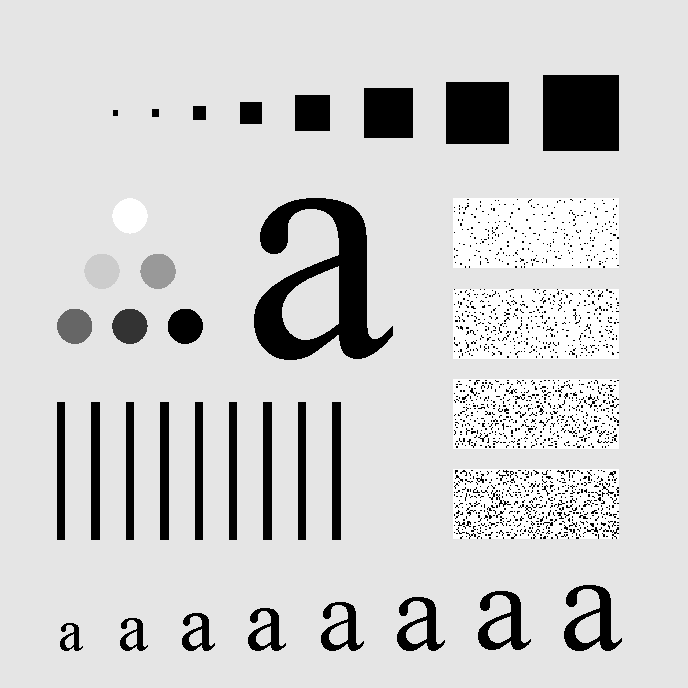
%> input picture Lab3/Q3_2.tif, 688 x 688 px
$ octave main2_11510170.m   (GNU Octave 9; MATLAB toolbox functions it lacks are replaced by stand-ins)
%> lines starting %> are read from the running program, lines starting %| are printed output that depends on the picture
### Lab3/syf/Gaussian_11510170.m
%%% Gaussian LPF & HPF
%%% 孙逸飞 11510170
function OutputImage = Gaussian_11510170(type,InputImage,D_0)
%% Calculate F
[M,N] = size(InputImage);
P = 2*M; Q = 2*N;
f_p = zeros(P,Q);
f_p(1:M,1:N) = InputImage; % Padded Image
Minus1Mat = repmat([1,-1;-1,1],P/2,Q/2);
F = fft2(f_p.*Minus1Mat);
%% Calculate D
D = sqrt((repmat([1:Q],P,1) - Q/2*ones(P,Q)).^2 + ...
    (repmat([1:P]',1,Q) - P/2*ones(P,Q)).^2);
%% Calculate H
if type == 'LPF'
    H = exp(-D.^2/(2*D_0^2));
else % type == 'HPF'
    H = 1 - exp(-D.^2/(2*D_0^2));
end
%% Calculate G
G = H.*F;
g_p = real(ifft2(G)).*Minus1Mat;
OutputImage = g_p(1:M,1:N);

### Lab3/syf/main2_11510170.m
%%% Gaussian LPF & HPF
%%% 孙逸飞 11510170
clear all;clc;
InputImage = double(imread('Q3_2.tif'));
%> InputImage: size 688x688 double; min 0, max 255, mean 207.3; mean of the top-left, top-right, bottom-left and bottom-right quarters 210, 200.6, 202.6, 216.1
D_0 = [30,60,160];
OutputImage_LPF1 = Gaussian_11510170('LPF',InputImage,D_0(1));
%> in Gaussian_11510170, `f_p(1:M,1:N) = InputImage;`:
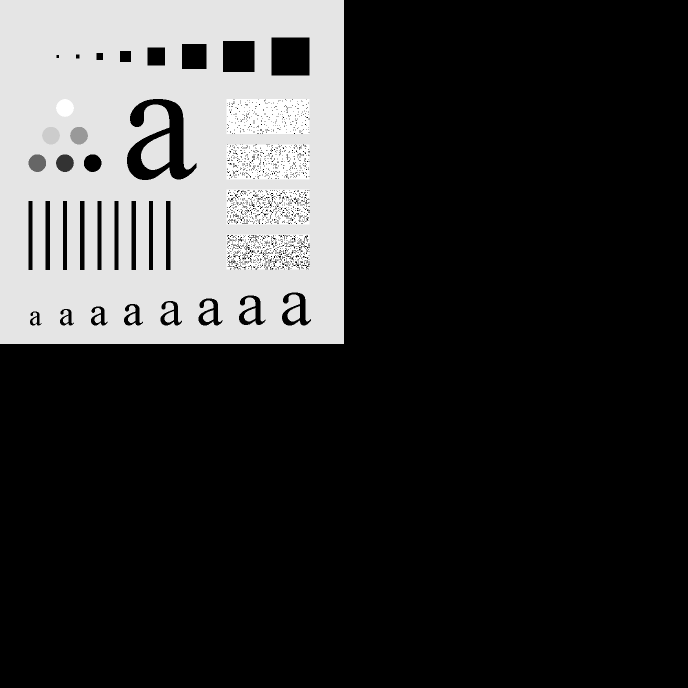
%> f_p: size 1376x1376 double (shown at 1/2 size); min 0, max 255, mean 51.8
OutputImage_LPF2 = Gaussian_11510170('LPF',InputImage,D_0(2));
OutputImage_LPF3 = Gaussian_11510170('LPF',InputImage,D_0(3));
OutputImage_HPF1 = Gaussian_11510170('HPF',InputImage,D_0(1));
%> call 4 of Gaussian_11510170, with type = 'HPF', D_0 = 30
%> in Gaussian_11510170 (call 4), `g_p = real(ifft2(G)).*Minus1Mat;`:
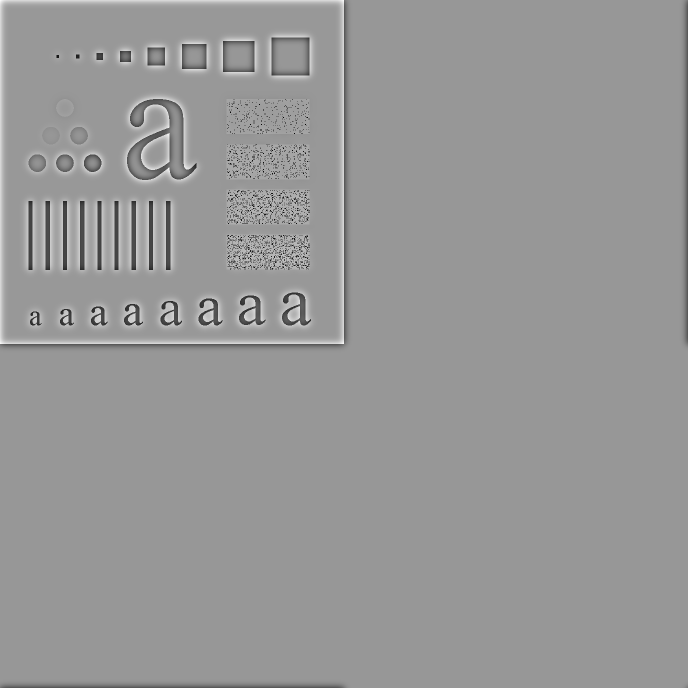
%> g_p: size 1376x1376 double (shown at 1/2 size); min -247.1, max 167.5, mean 0.1; drawn with min black and max white
OutputImage_HPF2 = Gaussian_11510170('HPF',InputImage,D_0(2));
%> call 5 of Gaussian_11510170, with type = 'HPF', D_0 = 60
%> in Gaussian_11510170 (call 5), `OutputImage = g_p(1:M,1:N);`:
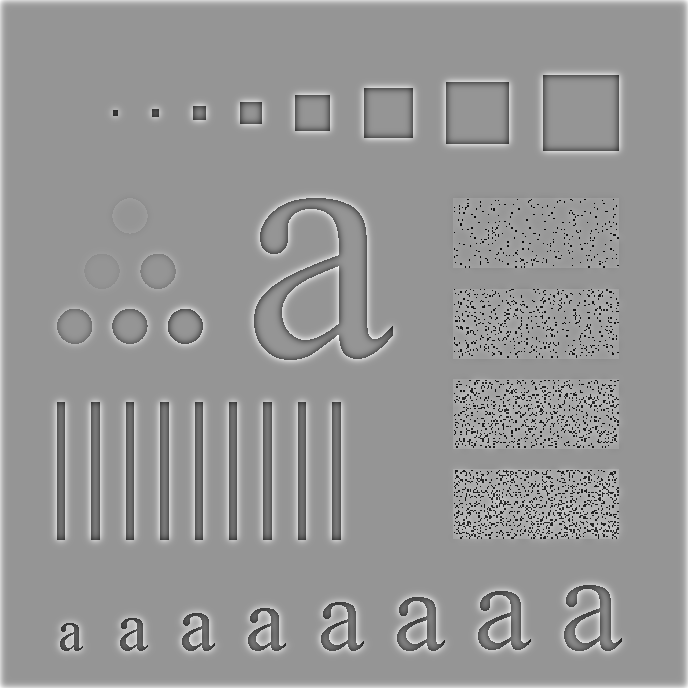
%> OutputImage: size 688x688 double; min -250.5, max 176.5, mean 2; drawn with min black and max white
OutputImage_HPF3 = Gaussian_11510170('HPF',InputImage,D_0(3));
%> call 6 of Gaussian_11510170, with type = 'HPF', D_0 = 160
%> in Gaussian_11510170 (call 6), `g_p = real(ifft2(G)).*Minus1Mat;`:
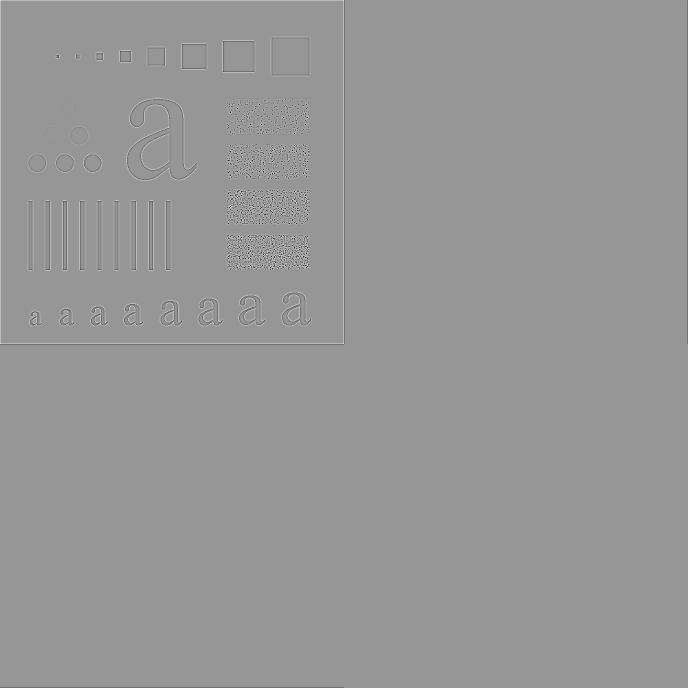
%> g_p: size 1376x1376 double (shown at 1/2 size); min -233.3, max 162.5, mean 0; drawn with min black and max white
%> in Gaussian_11510170 (call 6), `OutputImage = g_p(1:M,1:N);`:
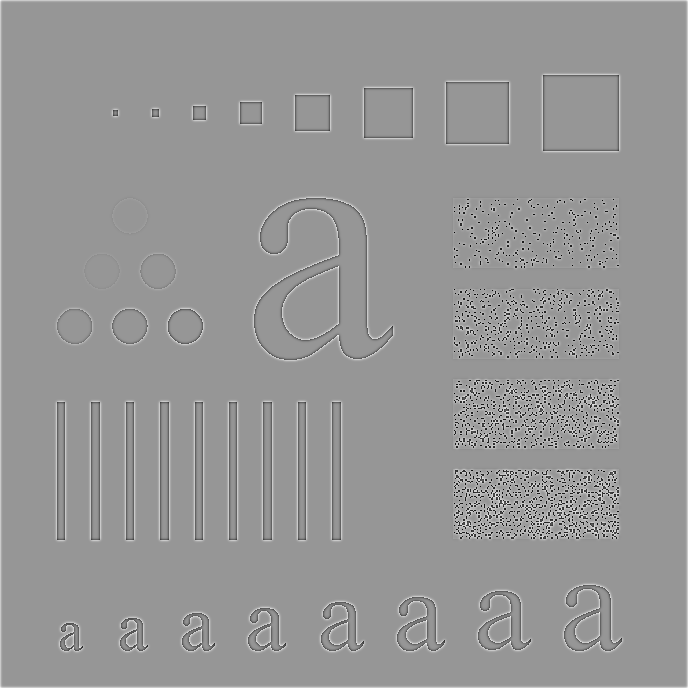
%> OutputImage: size 688x688 double; min -233.3, max 162.5, mean 0.7; drawn with min black and max white
%% Plot
figure(1)
subplot 241
imshow(uint8(InputImage))
title('Original Image')
subplot 242
imshow(uint8(abs(OutputImage_LPF1)))
title(['After LPF(D_0=',int2str(D_0(1)),')'])
subplot 243
imshow(uint8(abs(OutputImage_LPF2)))
title(['After LPF(D_0=',int2str(D_0(2)),')'])
subplot 244
imshow(uint8(abs(OutputImage_LPF3)))
title(['After LPF(D_0=',int2str(D_0(3)),')'])
subplot 246
imshow(uint8(abs(OutputImage_HPF1)))
title(['After HPF(D_0=',int2str(D_0(1)),')'])
subplot 247
imshow(uint8(abs(OutputImage_HPF2)))
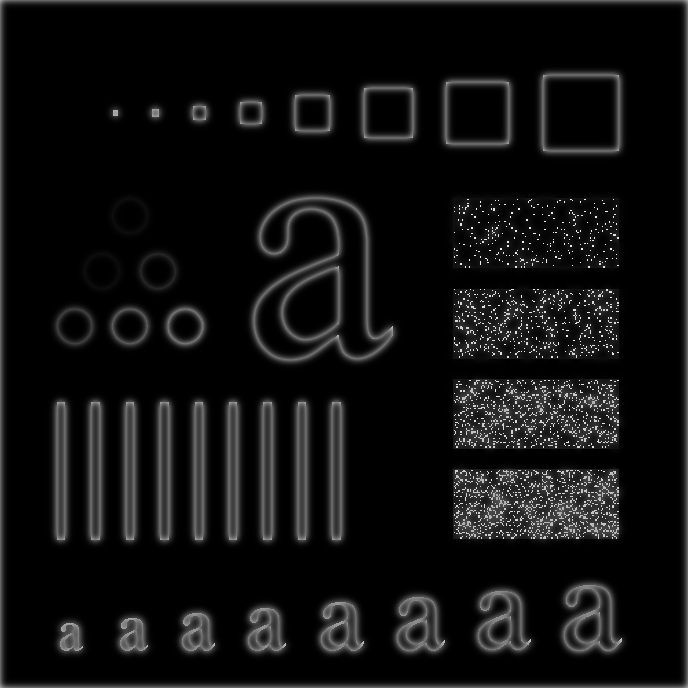
%> displayed picture: size 688x688, on the screen's scale of 0 to 255; min 0, max 250, mean 16.7
title(['After HPF(D_0=',int2str(D_0(2)),')'])
subplot 248
imshow(uint8(abs(OutputImage_HPF3)))
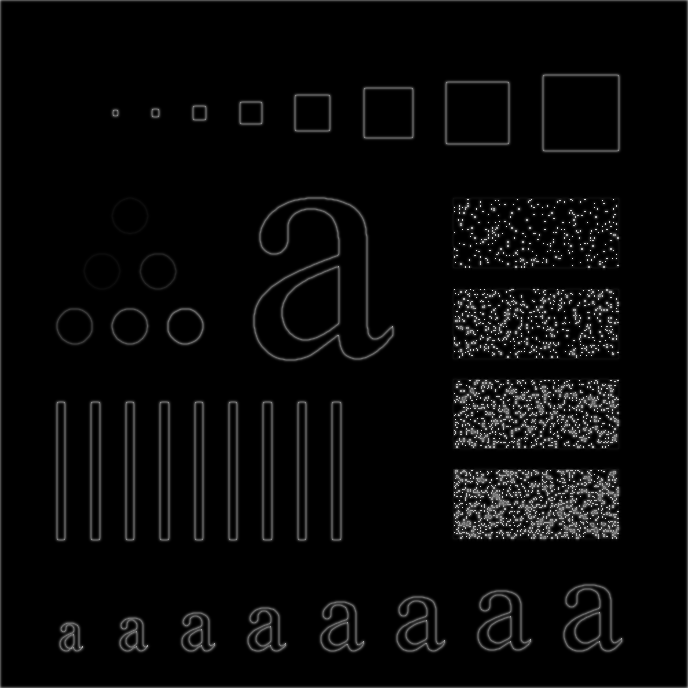
%> displayed picture: size 688x688, on the screen's scale of 0 to 255; min 0, max 233, mean 8.8
title(['After HPF(D_0=',int2str(D_0(3)),')'])

$ run again, with Lab3/Q3_1.tif copied over Lab3/Q3_2.tif
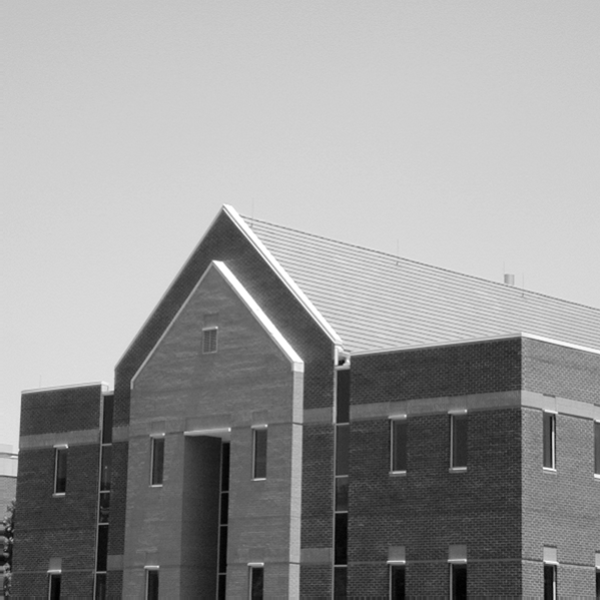
%> input picture Lab3/Q3_1.tif, 600 x 600 px
%> in Gaussian_11510170 (call 6), `OutputImage = g_p(1:M,1:N);`:
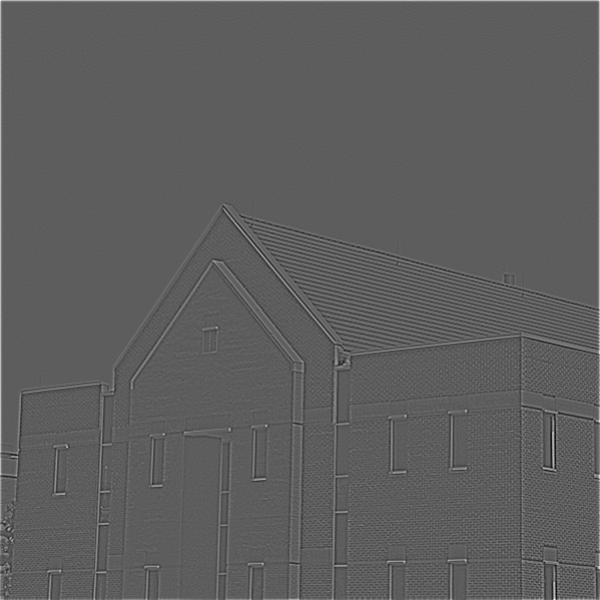
%> OutputImage: size 600x600 double; min -69.82, max 120.6, mean 0.5; drawn with min black and max white
%> `imshow(uint8(abs(OutputImage_HPF3)))`:
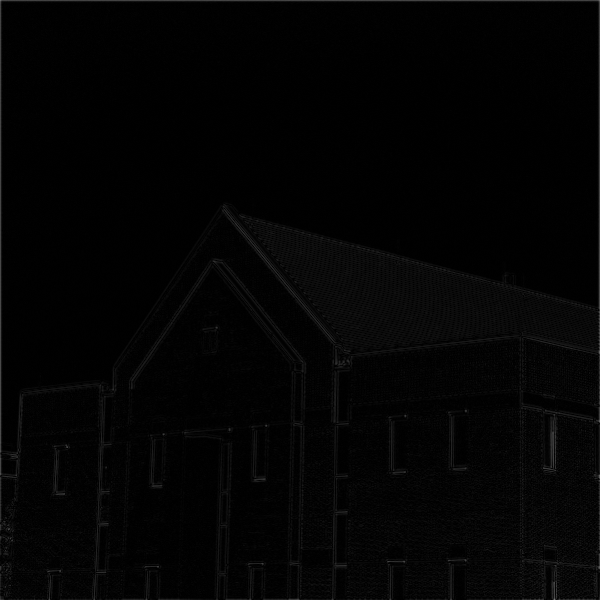
%> displayed picture: size 600x600, on the screen's scale of 0 to 255; min 0, max 121, mean 3.5

$ run again, with Lab3/Q3_3.tif copied over Lab3/Q3_2.tif
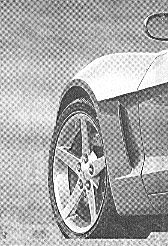
%> input picture Lab3/Q3_3.tif, 168 x 246 px
%> in Gaussian_11510170 (call 6), `OutputImage = g_p(1:M,1:N);`:
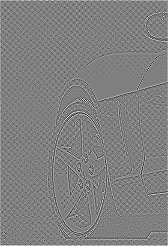
%> OutputImage: size 246x168 double; min -72.6, max 72.18, mean 0.3; drawn with min black and max white
%> `imshow(uint8(abs(OutputImage_HPF3)))`:
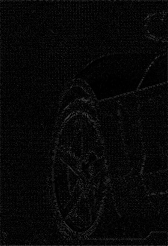
%> displayed picture: size 246x168, on the screen's scale of 0 to 255; min 0, max 73, mean 7.5
